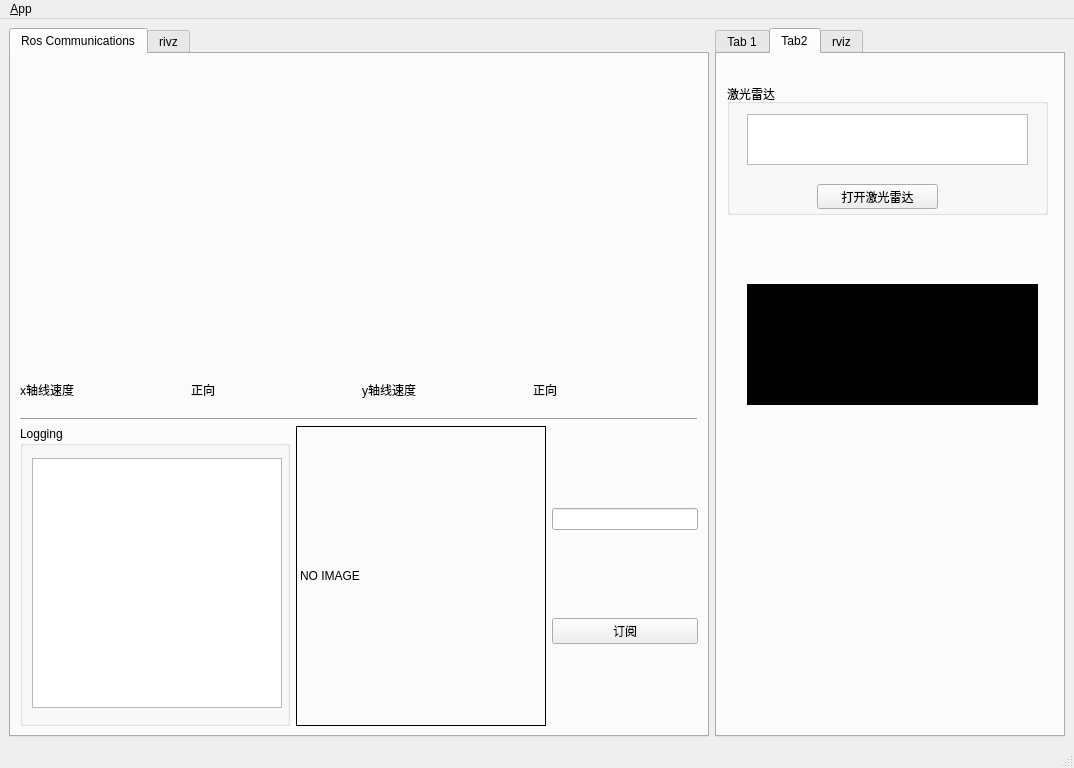
<?xml version="1.0" encoding="UTF-8"?>
<ui version="4.0">
 <class>MainWindowDesign</class>
 <widget class="QMainWindow" name="MainWindowDesign">
  <property name="geometry">
   <rect>
    <x>0</x>
    <y>0</y>
    <width>1074</width>
    <height>768</height>
   </rect>
  </property>
  <property name="maximumSize">
   <size>
    <width>1074</width>
    <height>768</height>
   </size>
  </property>
  <property name="windowTitle">
   <string>QRosApp</string>
  </property>
  <property name="windowIcon">
   <iconset resource="../resources/images.qrc">
    <normaloff>:/images/icon.png</normaloff>:/images/icon.png</iconset>
  </property>
  <property name="locale">
   <locale language="English" country="Australia"/>
  </property>
  <widget class="QWidget" name="centralwidget">
   <layout class="QGridLayout" name="gridLayout_9">
    <item row="0" column="0">
     <widget class="QTabWidget" name="tab_manager">
      <property name="minimumSize">
       <size>
        <width>700</width>
        <height>700</height>
       </size>
      </property>
      <property name="maximumSize">
       <size>
        <width>100000</width>
        <height>100000</height>
       </size>
      </property>
      <property name="locale">
       <locale language="English" country="Australia"/>
      </property>
      <property name="currentIndex">
       <number>0</number>
      </property>
      <widget class="QWidget" name="tab_status">
       <attribute name="title">
        <string>Ros Communications</string>
       </attribute>
       <layout class="QVBoxLayout" name="verticalLayout_10">
        <item>
         <layout class="QVBoxLayout" name="verticalLayout_9">
          <item>
           <layout class="QHBoxLayout" name="horizontalLayout_6">
            <item>
             <layout class="QVBoxLayout" name="verticalLayout_7">
              <item>
               <widget class="QWidget" name="widget_speed_x" native="true">
                <property name="minimumSize">
                 <size>
                  <width>300</width>
                  <height>300</height>
                 </size>
                </property>
                <property name="maximumSize">
                 <size>
                  <width>100000</width>
                  <height>100000</height>
                 </size>
                </property>
               </widget>
              </item>
              <item>
               <layout class="QHBoxLayout" name="horizontalLayout_3">
                <item>
                 <widget class="QLabel" name="label_4">
                  <property name="minimumSize">
                   <size>
                    <width>150</width>
                    <height>0</height>
                   </size>
                  </property>
                  <property name="text">
                   <string>x轴线速度</string>
                  </property>
                 </widget>
                </item>
                <item>
                 <widget class="QLabel" name="label_dir_x">
                  <property name="minimumSize">
                   <size>
                    <width>150</width>
                    <height>0</height>
                   </size>
                  </property>
                  <property name="text">
                   <string>正向</string>
                  </property>
                 </widget>
                </item>
               </layout>
              </item>
             </layout>
            </item>
            <item>
             <layout class="QVBoxLayout" name="verticalLayout_4">
              <item>
               <widget class="QWidget" name="widget_speed_y" native="true">
                <property name="minimumSize">
                 <size>
                  <width>300</width>
                  <height>300</height>
                 </size>
                </property>
                <property name="maximumSize">
                 <size>
                  <width>10000</width>
                  <height>10000</height>
                 </size>
                </property>
               </widget>
              </item>
              <item>
               <layout class="QHBoxLayout" name="horizontalLayout_4">
                <item>
                 <widget class="QLabel" name="label_6">
                  <property name="minimumSize">
                   <size>
                    <width>150</width>
                    <height>0</height>
                   </size>
                  </property>
                  <property name="text">
                   <string>y轴线速度</string>
                  </property>
                 </widget>
                </item>
                <item>
                 <widget class="QLabel" name="label_dir_y">
                  <property name="minimumSize">
                   <size>
                    <width>150</width>
                    <height>0</height>
                   </size>
                  </property>
                  <property name="text">
                   <string>正向</string>
                  </property>
                 </widget>
                </item>
               </layout>
              </item>
             </layout>
            </item>
           </layout>
          </item>
          <item>
           <widget class="QFrame" name="frame_2">
            <property name="frameShape">
             <enum>QFrame::HLine</enum>
            </property>
            <property name="frameShadow">
             <enum>QFrame::Raised</enum>
            </property>
           </widget>
          </item>
          <item>
           <layout class="QHBoxLayout" name="horizontalLayout_7">
            <item>
             <widget class="QGroupBox" name="groupBox_12">
              <property name="enabled">
               <bool>true</bool>
              </property>
              <property name="sizePolicy">
               <sizepolicy hsizetype="Preferred" vsizetype="Preferred">
                <horstretch>0</horstretch>
                <verstretch>0</verstretch>
               </sizepolicy>
              </property>
              <property name="minimumSize">
               <size>
                <width>270</width>
                <height>300</height>
               </size>
              </property>
              <property name="maximumSize">
               <size>
                <width>10000</width>
                <height>10000</height>
               </size>
              </property>
              <property name="title">
               <string>Logging</string>
              </property>
              <widget class="QListView" name="view_logging">
               <property name="geometry">
                <rect>
                 <x>12</x>
                 <y>32</y>
                 <width>250</width>
                 <height>250</height>
                </rect>
               </property>
               <property name="minimumSize">
                <size>
                 <width>250</width>
                 <height>250</height>
                </size>
               </property>
               <property name="maximumSize">
                <size>
                 <width>250</width>
                 <height>250</height>
                </size>
               </property>
              </widget>
             </widget>
            </item>
            <item>
             <layout class="QHBoxLayout" name="horizontalLayout_5">
              <item>
               <widget class="QLabel" name="label_image">
                <property name="minimumSize">
                 <size>
                  <width>250</width>
                  <height>200</height>
                 </size>
                </property>
                <property name="maximumSize">
                 <size>
                  <width>10000</width>
                  <height>10000</height>
                 </size>
                </property>
                <property name="styleSheet">
                 <string notr="true">border:1px solid black</string>
                </property>
                <property name="text">
                 <string>NO IMAGE</string>
                </property>
               </widget>
              </item>
              <item>
               <layout class="QVBoxLayout" name="verticalLayout_8">
                <item>
                 <widget class="QLineEdit" name="lineEdit_image_topic"/>
                </item>
                <item>
                 <widget class="QPushButton" name="pushButton_sub_image">
                  <property name="text">
                   <string>订阅</string>
                  </property>
                 </widget>
                </item>
               </layout>
              </item>
             </layout>
            </item>
           </layout>
          </item>
         </layout>
        </item>
       </layout>
      </widget>
      <widget class="QWidget" name="tab_3">
       <attribute name="title">
        <string>rivz</string>
       </attribute>
       <layout class="QVBoxLayout" name="verticalLayout_6">
        <item>
         <layout class="QVBoxLayout" name="verticalLayout_5">
          <item>
           <layout class="QHBoxLayout" name="horizontalLayout_2">
            <item>
             <widget class="QPushButton" name="set_start_pose_btn">
              <property name="maximumSize">
               <size>
                <width>150</width>
                <height>16777215</height>
               </size>
              </property>
              <property name="text">
               <string>2D Pose Estimate</string>
              </property>
              <property name="icon">
               <iconset resource="../resources/images.qrc">
                <normaloff>:/images/2D_Pose_Estimate.png</normaloff>:/images/2D_Pose_Estimate.png</iconset>
              </property>
             </widget>
            </item>
            <item>
             <widget class="QPushButton" name="set_goal_pose_btn">
              <property name="maximumSize">
               <size>
                <width>150</width>
                <height>16777215</height>
               </size>
              </property>
              <property name="text">
               <string>2D Nav Goal</string>
              </property>
              <property name="icon">
               <iconset resource="../resources/images.qrc">
                <normaloff>:/images/2D_Nav_Goal.png</normaloff>:/images/2D_Nav_Goal.png</iconset>
              </property>
             </widget>
            </item>
           </layout>
          </item>
          <item>
           <layout class="QVBoxLayout" name="Layout_rviz"/>
          </item>
         </layout>
        </item>
       </layout>
      </widget>
     </widget>
    </item>
    <item row="0" column="1">
     <widget class="QTabWidget" name="tabWidget">
      <property name="minimumSize">
       <size>
        <width>350</width>
        <height>700</height>
       </size>
      </property>
      <property name="maximumSize">
       <size>
        <width>10000</width>
        <height>10000</height>
       </size>
      </property>
      <property name="currentIndex">
       <number>1</number>
      </property>
      <widget class="QWidget" name="tab">
       <attribute name="title">
        <string>Tab 1</string>
       </attribute>
       <layout class="QVBoxLayout" name="verticalLayout_11">
        <item>
         <widget class="QFrame" name="frame">
          <property name="sizePolicy">
           <sizepolicy hsizetype="Minimum" vsizetype="Preferred">
            <horstretch>0</horstretch>
            <verstretch>0</verstretch>
           </sizepolicy>
          </property>
          <property name="frameShape">
           <enum>QFrame::StyledPanel</enum>
          </property>
          <property name="frameShadow">
           <enum>QFrame::Raised</enum>
          </property>
          <layout class="QVBoxLayout" name="verticalLayout_3">
           <item>
            <widget class="QGroupBox" name="groupBox">
             <property name="title">
              <string>Ros Master</string>
             </property>
             <layout class="QGridLayout" name="gridLayout">
              <item row="0" column="0">
               <widget class="QLabel" name="label">
                <property name="frameShape">
                 <enum>QFrame::StyledPanel</enum>
                </property>
                <property name="frameShadow">
                 <enum>QFrame::Raised</enum>
                </property>
                <property name="text">
                 <string>Ros Master Url</string>
                </property>
               </widget>
              </item>
              <item row="1" column="0" colspan="2">
               <widget class="QLineEdit" name="line_edit_master">
                <property name="text">
                 <string>http://192.168.1.2:11311/</string>
                </property>
               </widget>
              </item>
              <item row="2" column="0">
               <widget class="QLabel" name="label_2">
                <property name="frameShape">
                 <enum>QFrame::StyledPanel</enum>
                </property>
                <property name="frameShadow">
                 <enum>QFrame::Raised</enum>
                </property>
                <property name="text">
                 <string>Ros IP</string>
                </property>
               </widget>
              </item>
              <item row="3" column="0" colspan="2">
               <widget class="QLineEdit" name="line_edit_host">
                <property name="text">
                 <string>192.168.1.67</string>
                </property>
               </widget>
              </item>
              <item row="4" column="0">
               <widget class="QLabel" name="label_3">
                <property name="frameShape">
                 <enum>QFrame::StyledPanel</enum>
                </property>
                <property name="frameShadow">
                 <enum>QFrame::Raised</enum>
                </property>
                <property name="text">
                 <string>Ros Hostname</string>
                </property>
               </widget>
              </item>
              <item row="5" column="0" colspan="2">
               <widget class="QLineEdit" name="line_edit_topic">
                <property name="enabled">
                 <bool>false</bool>
                </property>
                <property name="text">
                 <string>unused</string>
                </property>
               </widget>
              </item>
              <item row="6" column="0" colspan="2">
               <widget class="QCheckBox" name="checkbox_use_environment">
                <property name="layoutDirection">
                 <enum>Qt::RightToLeft</enum>
                </property>
                <property name="text">
                 <string>Use environment variables</string>
                </property>
               </widget>
              </item>
              <item row="7" column="0" colspan="2">
               <widget class="QCheckBox" name="checkbox_remember_settings">
                <property name="layoutDirection">
                 <enum>Qt::RightToLeft</enum>
                </property>
                <property name="text">
                 <string>Remember settings on startup</string>
                </property>
               </widget>
              </item>
              <item row="8" column="0">
               <spacer name="horizontalSpacer">
                <property name="orientation">
                 <enum>Qt::Horizontal</enum>
                </property>
                <property name="sizeHint" stdset="0">
                 <size>
                  <width>170</width>
                  <height>21</height>
                 </size>
                </property>
               </spacer>
              </item>
              <item row="8" column="1">
               <widget class="QPushButton" name="button_connect">
                <property name="enabled">
                 <bool>true</bool>
                </property>
                <property name="sizePolicy">
                 <sizepolicy hsizetype="MinimumExpanding" vsizetype="Fixed">
                  <horstretch>0</horstretch>
                  <verstretch>0</verstretch>
                 </sizepolicy>
                </property>
                <property name="toolTip">
                 <string>Set the target to the current joint trajectory state.</string>
                </property>
                <property name="statusTip">
                 <string>Clear all waypoints and set the target to the current joint trajectory state.</string>
                </property>
                <property name="text">
                 <string>Connect</string>
                </property>
               </widget>
              </item>
             </layout>
            </widget>
           </item>
          </layout>
         </widget>
        </item>
        <item>
         <widget class="QWidget" name="widget" native="true">
          <layout class="QGridLayout" name="gridLayout_4">
           <item row="0" column="0">
            <layout class="QGridLayout" name="gridLayout_5">
             <item row="3" column="1" colspan="3">
              <widget class="QSlider" name="horizontalSlider_linear">
               <property name="value">
                <number>0</number>
               </property>
               <property name="orientation">
                <enum>Qt::Horizontal</enum>
               </property>
              </widget>
             </item>
             <item row="2" column="3" colspan="2">
              <widget class="QPushButton" name="pushButton_pe">
               <property name="text">
                <string>.</string>
               </property>
              </widget>
             </item>
             <item row="3" column="4">
              <widget class="QLabel" name="label_7">
               <property name="text">
                <string>100</string>
               </property>
              </widget>
             </item>
             <item row="0" column="0" colspan="2">
              <widget class="QPushButton" name="pushButton_u">
               <property name="text">
                <string>u</string>
               </property>
              </widget>
             </item>
             <item row="1" column="0" colspan="2">
              <widget class="QPushButton" name="pushButton_j">
               <property name="text">
                <string>j</string>
               </property>
              </widget>
             </item>
             <item row="1" column="2">
              <widget class="QCheckBox" name="checkBox_use_all">
               <property name="text">
                <string>全向轮模式</string>
               </property>
              </widget>
             </item>
             <item row="2" column="2">
              <widget class="QPushButton" name="pushButton_co">
               <property name="text">
                <string>,</string>
               </property>
              </widget>
             </item>
             <item row="0" column="2">
              <widget class="QPushButton" name="pushButton_i">
               <property name="text">
                <string>i</string>
               </property>
              </widget>
             </item>
             <item row="4" column="4">
              <widget class="QLabel" name="label_9">
               <property name="text">
                <string>0</string>
               </property>
              </widget>
             </item>
             <item row="4" column="0">
              <widget class="QLabel" name="label_8">
               <property name="text">
                <string>角速度rad/s:</string>
               </property>
              </widget>
             </item>
             <item row="2" column="0" colspan="2">
              <widget class="QPushButton" name="pushButton_m">
               <property name="text">
                <string>m</string>
               </property>
              </widget>
             </item>
             <item row="0" column="3" colspan="2">
              <widget class="QPushButton" name="pushButton_o">
               <property name="text">
                <string>o</string>
               </property>
              </widget>
             </item>
             <item row="1" column="3" colspan="2">
              <widget class="QPushButton" name="pushButton_l">
               <property name="text">
                <string>l</string>
               </property>
              </widget>
             </item>
             <item row="4" column="1" colspan="3">
              <widget class="QSlider" name="horizontalSlider_raw">
               <property name="orientation">
                <enum>Qt::Horizontal</enum>
               </property>
              </widget>
             </item>
             <item row="3" column="0">
              <widget class="QLabel" name="label_5">
               <property name="text">
                <string>线速度cm/s:</string>
               </property>
              </widget>
             </item>
            </layout>
           </item>
          </layout>
         </widget>
        </item>
        <item>
         <widget class="QPushButton" name="quit_button">
          <property name="sizePolicy">
           <sizepolicy hsizetype="MinimumExpanding" vsizetype="Fixed">
            <horstretch>0</horstretch>
            <verstretch>0</verstretch>
           </sizepolicy>
          </property>
          <property name="text">
           <string>Quit</string>
          </property>
         </widget>
        </item>
       </layout>
      </widget>
      <widget class="QWidget" name="tab_2">
       <attribute name="title">
        <string>Tab2</string>
       </attribute>
       <widget class="QGroupBox" name="groupBox_2">
        <property name="geometry">
         <rect>
          <x>10</x>
          <y>30</y>
          <width>321</width>
          <height>131</height>
         </rect>
        </property>
        <property name="title">
         <string>激光雷达</string>
        </property>
        <widget class="QPushButton" name="laser_btn">
         <property name="geometry">
          <rect>
           <x>90</x>
           <y>100</y>
           <width>121</width>
           <height>25</height>
          </rect>
         </property>
         <property name="text">
          <string>打开激光雷达</string>
         </property>
        </widget>
        <widget class="QTextEdit" name="textEdit_laser_cmd">
         <property name="geometry">
          <rect>
           <x>20</x>
           <y>30</y>
           <width>281</width>
           <height>51</height>
          </rect>
         </property>
        </widget>
       </widget>
       <widget class="QTextEdit" name="textEdit_quick_output">
        <property name="geometry">
         <rect>
          <x>30</x>
          <y>230</y>
          <width>291</width>
          <height>121</height>
         </rect>
        </property>
        <property name="styleSheet">
         <string notr="true">background:black</string>
        </property>
       </widget>
      </widget>
      <widget class="QWidget" name="Tab2">
       <attribute name="title">
        <string>rviz</string>
       </attribute>
       <layout class="QVBoxLayout" name="verticalLayout_2">
        <item>
         <layout class="QVBoxLayout" name="verticalLayout">
          <item>
           <layout class="QHBoxLayout" name="horizontalLayout">
            <item>
             <widget class="QLabel" name="label_10">
              <property name="minimumSize">
               <size>
                <width>16</width>
                <height>16</height>
               </size>
              </property>
              <property name="maximumSize">
               <size>
                <width>25</width>
                <height>16</height>
               </size>
              </property>
              <property name="text">
               <string/>
              </property>
              <property name="pixmap">
               <pixmap resource="../resources/images.qrc">:/images/display.png</pixmap>
              </property>
             </widget>
            </item>
            <item>
             <widget class="QLabel" name="label_11">
              <property name="text">
               <string>Display</string>
              </property>
             </widget>
            </item>
           </layout>
          </item>
          <item>
           <widget class="QTreeWidget" name="treeWidget">
            <attribute name="headerMinimumSectionSize">
             <number>150</number>
            </attribute>
            <attribute name="headerDefaultSectionSize">
             <number>150</number>
            </attribute>
            <column>
             <property name="text">
              <string notr="true">1</string>
             </property>
            </column>
           </widget>
          </item>
         </layout>
        </item>
       </layout>
      </widget>
     </widget>
    </item>
   </layout>
   <zorder>tabWidget</zorder>
   <zorder>tab_manager</zorder>
  </widget>
  <widget class="QMenuBar" name="menubar">
   <property name="geometry">
    <rect>
     <x>0</x>
     <y>0</y>
     <width>1074</width>
     <height>28</height>
    </rect>
   </property>
   <widget class="QMenu" name="menu_File">
    <property name="title">
     <string>&amp;App</string>
    </property>
    <addaction name="action_Preferences"/>
    <addaction name="separator"/>
    <addaction name="actionAbout"/>
    <addaction name="actionAbout_Qt"/>
    <addaction name="separator"/>
    <addaction name="action_Quit"/>
   </widget>
   <addaction name="menu_File"/>
  </widget>
  <widget class="QStatusBar" name="statusbar"/>
  <action name="action_Quit">
   <property name="text">
    <string>&amp;Quit</string>
   </property>
   <property name="shortcut">
    <string>Ctrl+Q</string>
   </property>
   <property name="shortcutContext">
    <enum>Qt::ApplicationShortcut</enum>
   </property>
  </action>
  <action name="action_Preferences">
   <property name="text">
    <string>&amp;Preferences</string>
   </property>
  </action>
  <action name="actionAbout">
   <property name="text">
    <string>&amp;About</string>
   </property>
  </action>
  <action name="actionAbout_Qt">
   <property name="text">
    <string>About &amp;Qt</string>
   </property>
  </action>
 </widget>
 <resources>
  <include location="../resources/images.qrc"/>
 </resources>
 <connections>
  <connection>
   <sender>action_Quit</sender>
   <signal>triggered()</signal>
   <receiver>MainWindowDesign</receiver>
   <slot>close()</slot>
   <hints>
    <hint type="sourcelabel">
     <x>-1</x>
     <y>-1</y>
    </hint>
    <hint type="destinationlabel">
     <x>399</x>
     <y>299</y>
    </hint>
   </hints>
  </connection>
 </connections>
</ui>
